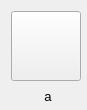
<?xml version="1.0" encoding="UTF-8"?>
<ui version="4.0">
 <class>BigButton</class>
 <widget class="QWidget" name="BigButton">
  <property name="geometry">
   <rect>
    <x>0</x>
    <y>0</y>
    <width>87</width>
    <height>110</height>
   </rect>
  </property>
  <property name="minimumSize">
   <size>
    <width>0</width>
    <height>110</height>
   </size>
  </property>
  <property name="maximumSize">
   <size>
    <width>16777215</width>
    <height>110</height>
   </size>
  </property>
  <property name="windowTitle">
   <string>Form</string>
  </property>
  <layout class="QVBoxLayout" name="verticalLayout">
   <property name="spacing">
    <number>3</number>
   </property>
   <property name="rightMargin">
    <number>2</number>
   </property>
   <property name="bottomMargin">
    <number>2</number>
   </property>
   <item>
    <widget class="QPushButton" name="pushButton">
     <property name="minimumSize">
      <size>
       <width>70</width>
       <height>70</height>
      </size>
     </property>
     <property name="maximumSize">
      <size>
       <width>70</width>
       <height>70</height>
      </size>
     </property>
     <property name="text">
      <string/>
     </property>
    </widget>
   </item>
   <item>
    <widget class="QLabel" name="label">
     <property name="font">
      <font>
       <pointsize>10</pointsize>
      </font>
     </property>
     <property name="text">
      <string>a</string>
     </property>
     <property name="alignment">
      <set>Qt::AlignCenter</set>
     </property>
    </widget>
   </item>
  </layout>
 </widget>
 <resources/>
 <connections/>
</ui>
